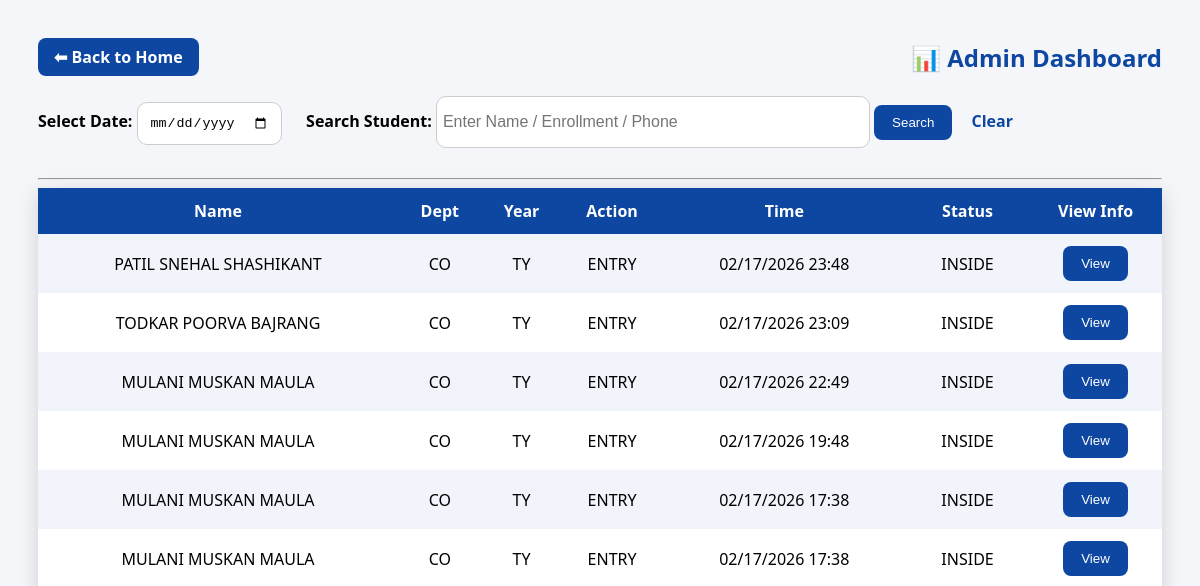
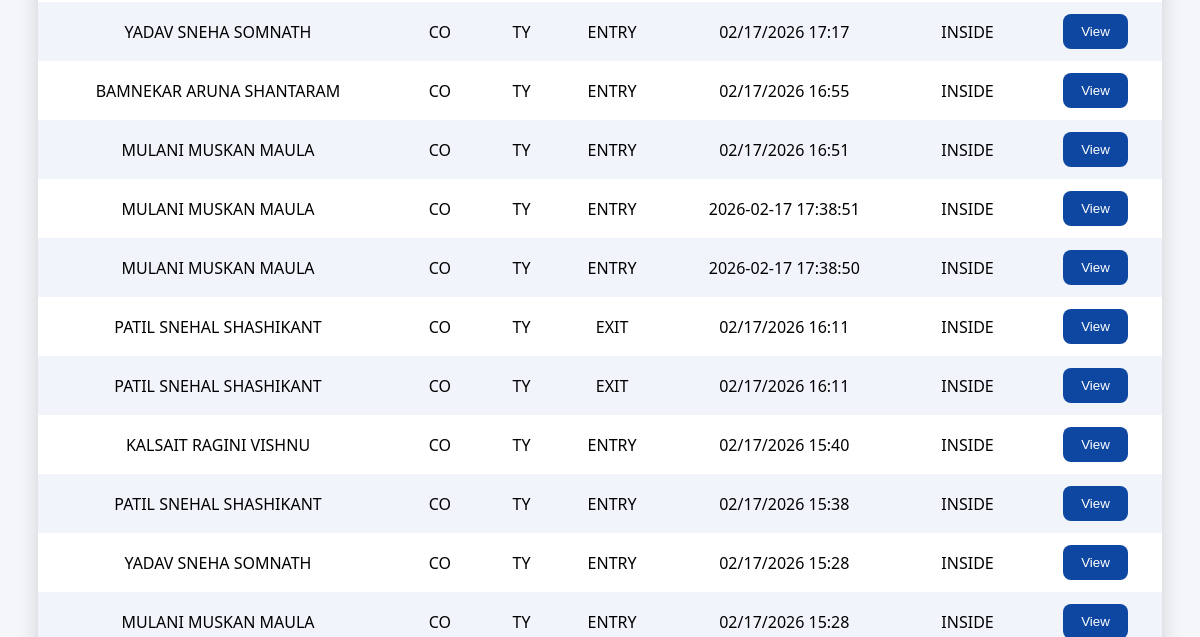
Page /dashboard (upper part) on the earlier database version (2 pictures, top to bottom).
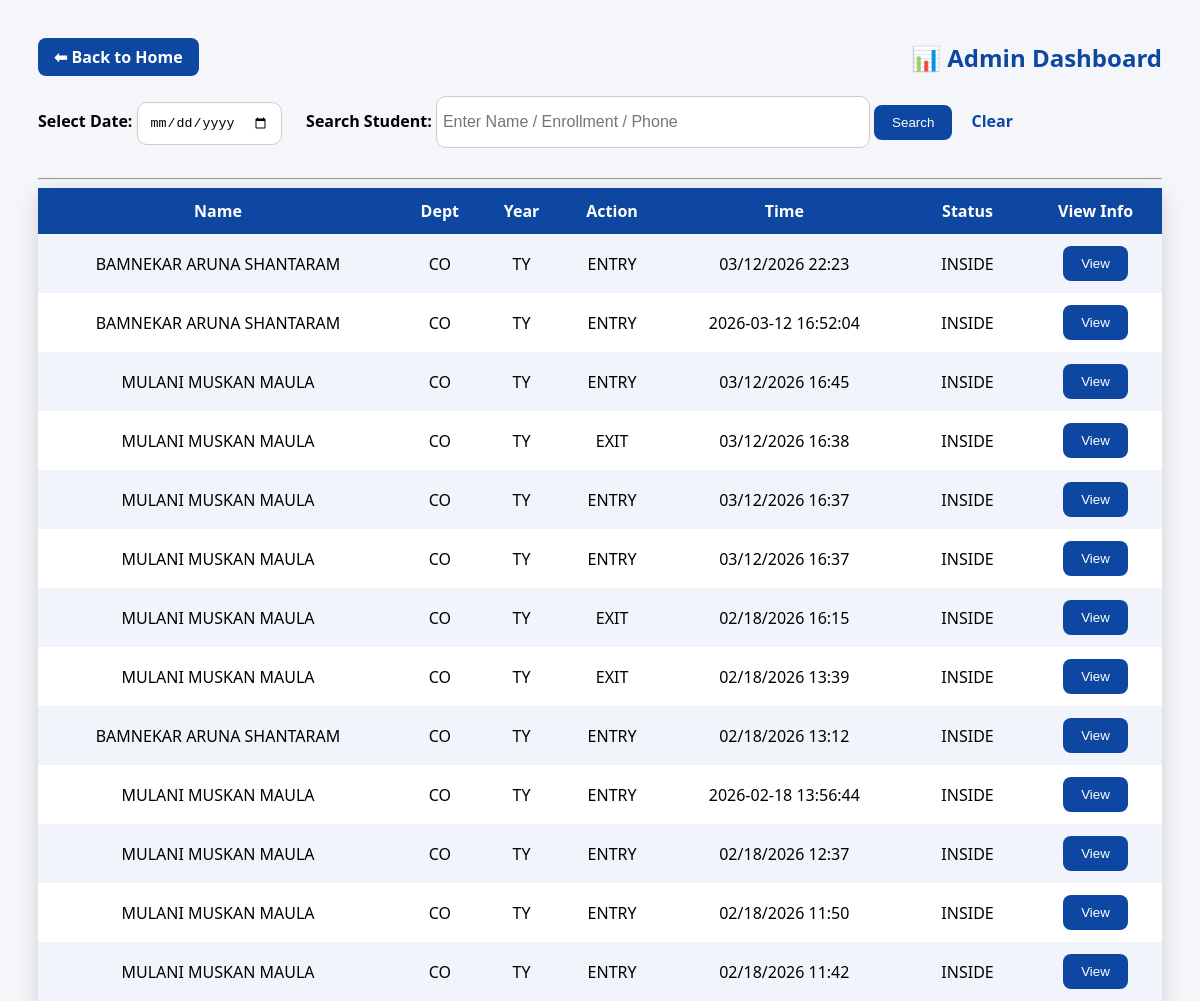
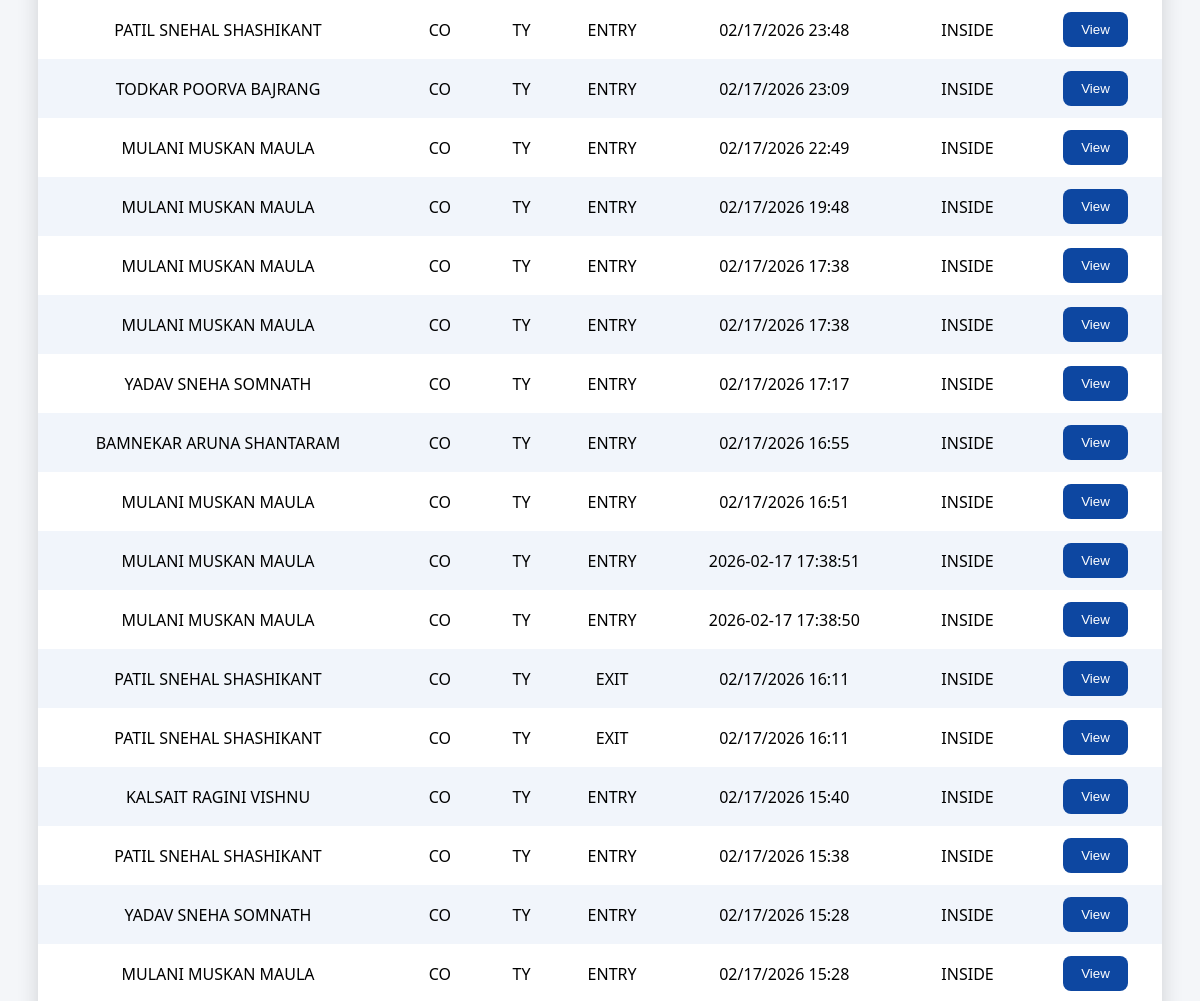
Same page on the later database version (2 pictures, top to bottom).
### tables this page shows
CREATE TABLE GateLogs(
            id INTEGER PRIMARY KEY AUTOINCREMENT,
            enrollment TEXT,
            name TEXT,
            department TEXT,
            year TEXT,
            phone TEXT,
            action TEXT,
            timestamp TEXT
        );

CREATE TABLE Status(
            enrollment TEXT PRIMARY KEY,
            current_status TEXT,
            last_time TEXT
        );

### CAP2.py (the view, shortened to what this page needs)
@app.route("/dashboard")
def dashboard():
    selected_date = request.args.get("date")
    search = request.args.get("search", "").strip()
    con = sqlite3.connect(DB_PATH)
    con.row_factory = sqlite3.Row
    query = """
    SELECT g.*, s.current_status
    FROM GateLogs g
    LEFT JOIN Status s ON g.enrollment = s.enrollment
    WHERE 1=1
    """
    params = []
    if selected_date:
        d = datetime.strptime(selected_date, "%Y-%m-%d").strftime("%d-%m-%Y")
        query += " AND g.timestamp LIKE ?"
        params.append(f"{d}%")
    query += " ORDER BY g.id DESC"
    logs = con.execute(query, params).fetchall()
    con.close()
    return render_template(
        "DASHBOARD1.html",
        logs=logs,
        selected_date=selected_date
    )

### templates/DASHBOARD1.html (shortened to what this page needs)
<!DOCTYPE html>
<html>
<head>
</head>
<body>
<div class="top-bar">
    <a href="/" class="back-btn">⬅ Back to Home</a>
    <h2>📊 Admin Dashboard</h2>
</div>
<form method="get" action="/dashboard" style="margin-bottom:15px;">
    <label><b>Select Date:</b></label>
    <input type="date" name="date" value="{{ selected_date }}">
    <label style="margin-left:20px;"><b>Search Student:</b></label>
    <input type="text" name="search" placeholder="Enter Name / Enrollment / Phone"
           value="{{ request.args.get('search','') }}" style="width:420px; height:38px; font-size:16px; padding:6px;">
    <button type="submit">Search</button>
    <a href="/dashboard" style="margin-left:15px;">Clear</a>
</form>
<hr>
<table>
<tr>
    <th>Name</th>
    <th>Dept</th>
    <th>Year</th>
    <th>Action</th>
    <th>Time</th>
    <th>Status</th>
    <th>View Info</th>
</tr>
{% for l in logs %}
<tr>
    <td>{{l.name}}</td>
    <td>{{l.department}}</td>
    <td>{{l.year}}</td>
    <td>{{l.action}}</td>
    <td>{{l.timestamp}}</td>
    <td>{{l.current_status}}</td>
    <td>
        <button onclick="viewInfo('{{ l.enrollment }}')">
            View
        </button>
    </td>
</tr>
{% endfor %}
</table>
</body>
</html>

### templates/DASHBOARD1.html (style rules this page uses)
body { font-family:'Segoe UI'; background:#f4f6f9; padding:30px; }
.top-bar { display:flex; align-items:center; justify-content:space-between; margin-bottom:20px; }
h2 { color:#0d47a1; margin:0; }
.back-btn { background:#0d47a1; color:white; padding:8px 16px; border-radius:8px; text-decoration:none; font-weight:bold; }
input { padding:12px; border-radius:10px; border:1px solid #ccc; margin-bottom:15px; }
button { padding:10px 18px; background:#0d47a1; color:white; border:none; border-radius:8px; cursor:pointer; }
table { width:100%; border-collapse:collapse; background:white; box-shadow:0 5px 20px rgba(0,0,0,0.15); }
th,td { padding:12px; text-align:center; }
th { background:#0d47a1; color:white; }
tr:nth-child(even) { background:#f1f5fb; }
a { color:#0d47a1; font-weight:bold; text-decoration:none; }

Differences in the rows shown:
added GateLogs: name "BAMNEKAR ARUNA SHANTARAM", department "CO", year "TY", action "ENTRY", timestamp "03/12/2026 22:23", current_status "INSIDE"
added GateLogs: name "BAMNEKAR ARUNA SHANTARAM", department "CO", year "TY", action "ENTRY", timestamp "2026-03-12 16:52:04", current_status "INSIDE"
added GateLogs: name "MULANI MUSKAN MAULA", department "CO", year "TY", action "ENTRY", timestamp "03/12/2026 16:45", current_status "INSIDE"
added GateLogs: name "MULANI MUSKAN MAULA", department "CO", year "TY", action "EXIT", timestamp "03/12/2026 16:38", current_status "INSIDE"
added GateLogs: name "MULANI MUSKAN MAULA", department "CO", year "TY", action "ENTRY", timestamp "03/12/2026 16:37", current_status "INSIDE"
added GateLogs: name "MULANI MUSKAN MAULA", department "CO", year "TY", action "ENTRY", timestamp "03/12/2026 16:37", current_status "INSIDE"
added GateLogs: name "MULANI MUSKAN MAULA", department "CO", year "TY", action "EXIT", timestamp "02/18/2026 16:15", current_status "INSIDE"
added GateLogs: name "MULANI MUSKAN MAULA", department "CO", year "TY", action "EXIT", timestamp "02/18/2026 13:39", current_status "INSIDE"
added GateLogs: name "BAMNEKAR ARUNA SHANTARAM", department "CO", year "TY", action "ENTRY", timestamp "02/18/2026 13:12", current_status "INSIDE"
added GateLogs: name "MULANI MUSKAN MAULA", department "CO", year "TY", action "ENTRY", timestamp "2026-02-18 13:56:44", current_status "INSIDE"
added GateLogs: name "MULANI MUSKAN MAULA", department "CO", year "TY", action "ENTRY", timestamp "02/18/2026 12:37", current_status "INSIDE"
added GateLogs: name "MULANI MUSKAN MAULA", department "CO", year "TY", action "ENTRY", timestamp "02/18/2026 11:50", current_status "INSIDE"
added GateLogs: name "MULANI MUSKAN MAULA", department "CO", year "TY", action "ENTRY", timestamp "02/18/2026 11:42", current_status "INSIDE"
